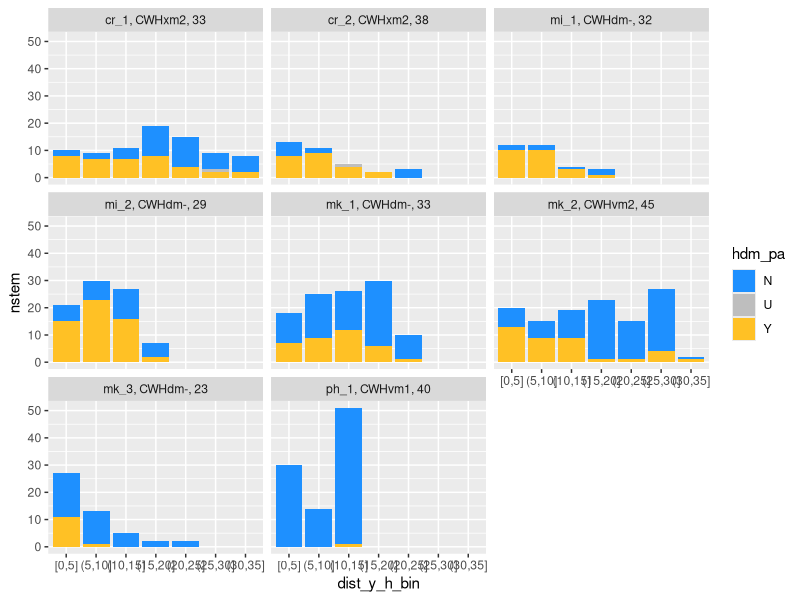
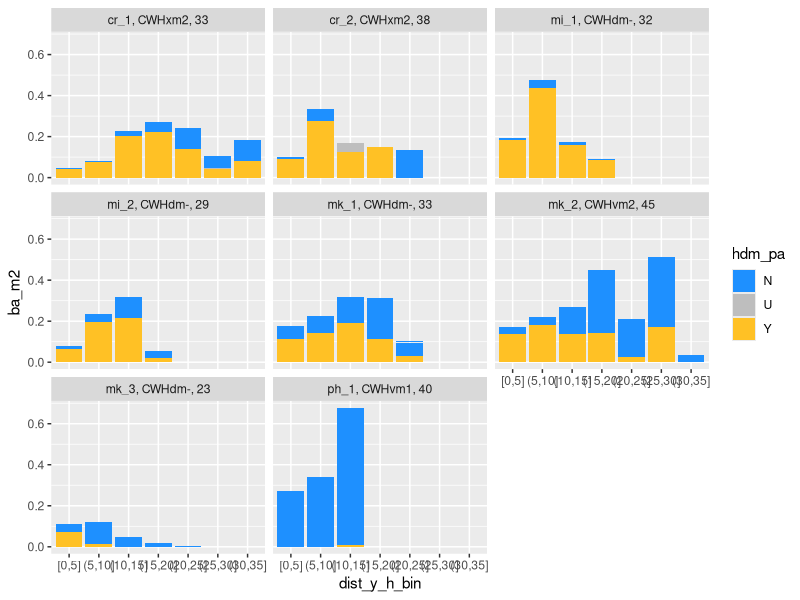
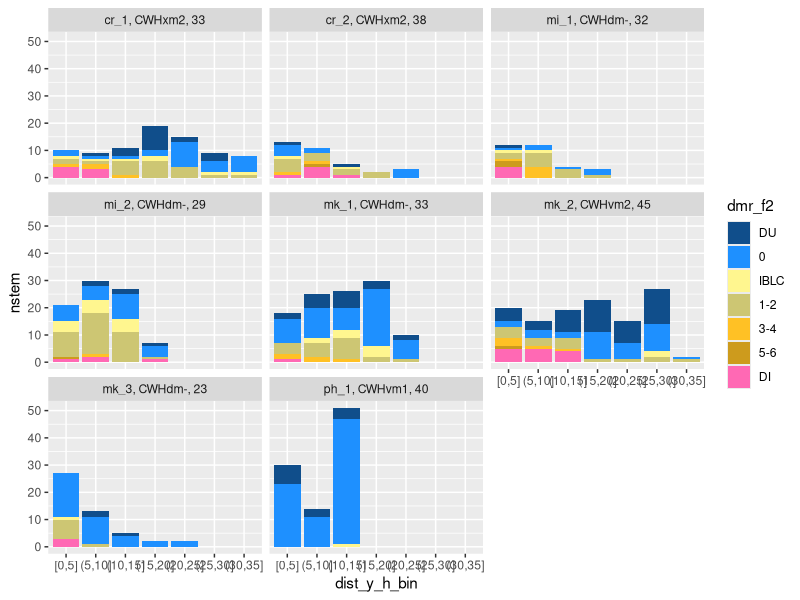
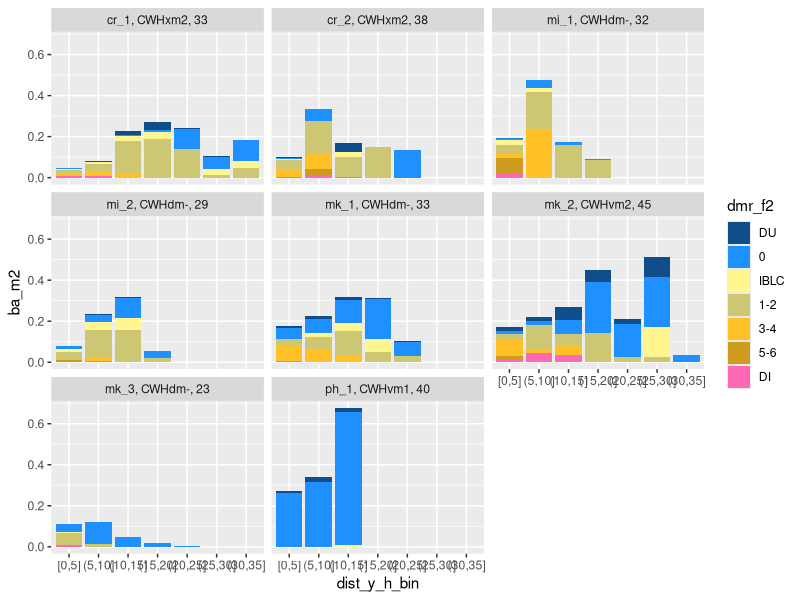
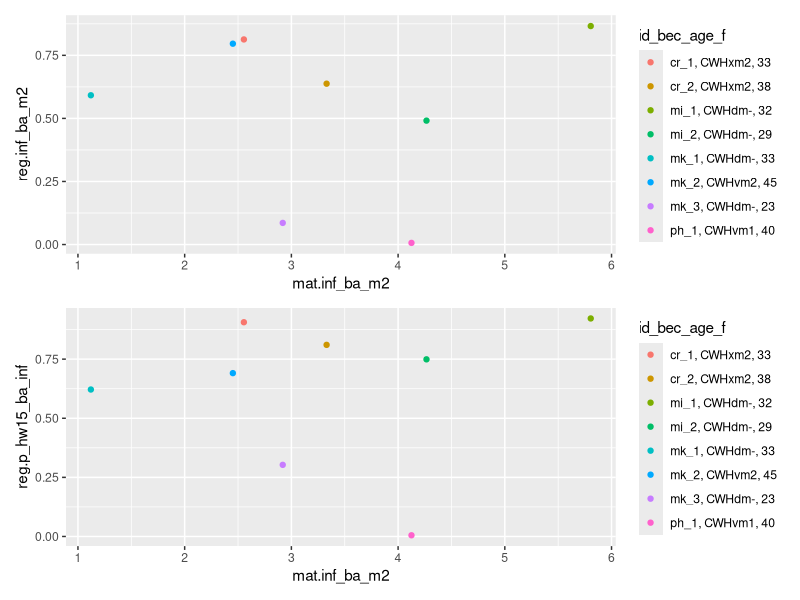
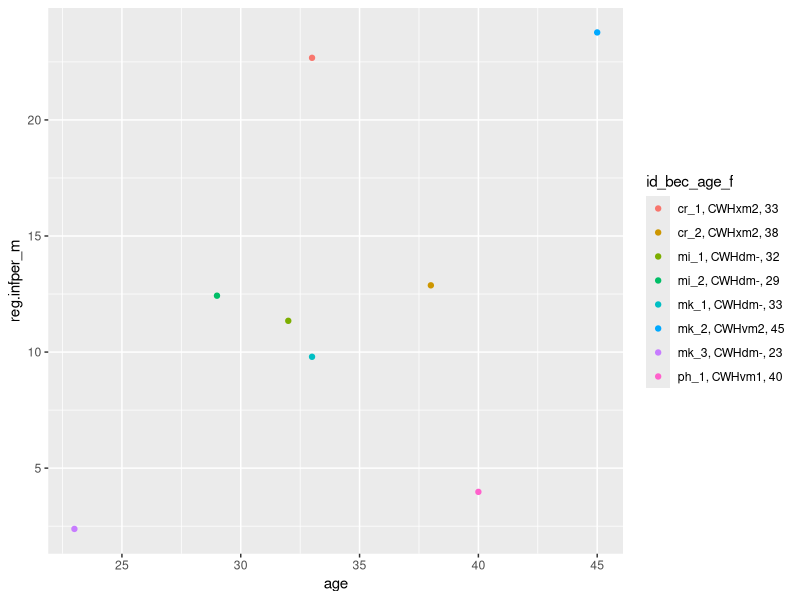

The R script that drew these images, in order: (Note: this script raises an error after producing the figures.)
## ---- chunk 1
rm(list=ls(all=TRUE))

#Load packages
library(tidyverse)
library(RColorBrewer)
library(ggrepel)
library(patchwork)
## ---- chunk 2
####Read in data and inspect it
##Dataset 1: site data. 
#This contains variables at the site level. The key pieces for analysis are: year harvested and CWH subzone
site <- read_csv("data/cleaned/site data.csv")
str(site)
summary(site)

##Create some variables to use in summary tables and figures
#Calculate approximate age of regen. Sites assessed in 2023 so age = 2023 - year harvested
site <- site %>% mutate(age = 2023-yr_har)
site$age #luckily, got pretty good spread

#Create a single variable from all the pieces of a BEC zone
site <- site %>% unite(col = bec, sep = "", c("bec_z", "bec_sz", "bec_var"), remove = FALSE)

#Create a variable that combines site_id, bec, and regen age 
site <- site %>% unite(col = id_bec_age_f, sep = ", ", 
                       c("site_id", "bec", "age"), 
                       remove = FALSE) %>% 
  mutate(id_bec_age_f = factor(id_bec_age_f))

#Make cluster, bec and id_bec_age_f factors
site <- site %>% mutate(across(c(cluster, bec, id_bec_age_f), ~as.factor(.)))
str(site)

##Dataset 2: tree data
#This contains data for each measured tree (mature and regen trees). 
#Treats assessed_by var as a logical for some reason and throws up an error. Not a problem and not going to use this var
trees <- read_csv("data/workflow/trees_mapped.csv")
str(trees)
summary(trees)

#Convert factor vars to factors: 
trees <- trees %>% mutate(across(
  c(site_id, spp, status, hdm_pa, b_lc, 
    broom_pa, broom_pos, stem_pa, crown_class, crown_cond, outside_10, assessed_by, tree_type, dmr_f),
  ~as.factor(.)))

#Convert plot_id and dmrs to integers
trees <- trees %>% mutate(across(
  c(plot_id, dmr_l, dmr_m, dmr_u, dmr), ~as.integer(.)))

str(trees)

#Create new factor dmr variable that has fewer levels and ascends logically from healthy to most infected
levels(trees$dmr_f)
trees <- trees %>% mutate(dmr_f2 = case_when((dmr_f =="1" | dmr_f=="2") ~ "1-2", (dmr_f =="3" | dmr_f=="4") ~ "3-4", (dmr_f =="5" | 
                                    dmr_f=="6") ~ "5-6", .default = dmr_f))
trees <- trees %>% mutate(dmr_f2 = factor(dmr_f2, levels = c("-", "DU", "0","IBLC", "1-2", "3-4", "5-6", "DI")))
summary(trees$dmr_f2)

#Join some site level variables to tree data: 
trees <- left_join(trees, select(site, cluster, 
                                 bec, id_bec_age_f, age, site_id), by="site_id")
## ---- chunk 3
#spp colours Ba, Cw, Fd, Hw
colors_spp = c("burlywood1", "firebrick", "burlywood4", "dodgerblue")

#hdm_pa colours. Didn't include a colour for non-Hw trees because not creating any plots with them and this variable here. 
levels(trees$hdm_pa)
colors_hdm_pa <- c("dodgerblue", "grey", "goldenrod1")

#dmr_f2 colours. Didn't include a colour for non-Hw trees because not creating any plots with them and this variable here. 
levels(trees$dmr_f2)
colors_dmr_f2 = c("dodgerblue4", "dodgerblue", "khaki1", "khaki3", "goldenrod1", "goldenrod3", "hotpink")
## ---- chunk 4
####Read in climate data
#Data downloaded from ClimateBC (https://climatebc.ca/mapVersion, 24 Jun 2024). ClimateBCv7.50. Period: Normal_1991_2020
climate <- read_csv('./data/raw/hdm_climdata.csv') #raw data from climateBC

####Check coordinates were inputted correctly, then join site_ids 
#Sites are identified by coordinates in the climate dataset. Check they are right before joining site_ids
site <- site %>% mutate(dd_X_r = round(dd_X, digits = 4), #round number of decimals to match climateBC rounding
                        dd_Y_r = round(dd_Y, digits = 5))
x <- site$dd_X_r - climate$long
y <- site$dd_Y_r - climate$Lat
print(x); print(y)
#Good, almost al 0s, just one that is different by 1 x 10e-4 (a rounding error)

#Join site_id, bec and cluster by latitude values
climate <- left_join(climate, select(site, site_id, cluster, bec, dd_Y_r), by = c("Lat" = "dd_Y_r"))

#move site_id to the front
climate <- climate %>% select(site_id, cluster, bec, everything())

#### Define climate variables that were in Bianca's paper
#Descriptions of these variables and whether they are exact matches or approximiations of variables used in paper are in: /Users/hannosoutham/Library/CloudStorage/OneDrive-UBC(1)/Msc/Thesis/ch1.docx

#1 Growing degree days
climate <- climate %>% rowwise() %>% mutate(DD5_gs = sum(c_across(DD5_sp:DD5_at)))
select(climate, DD5, DD5_gs)

#2 Growing season radians
climate <- climate %>% rowwise() %>% mutate(Rad_gs = mean(c_across(Rad_sp:Rad_at)))
select(climate, MAR, Rad_gs)

#3 Lowest average minimum monthly temperature (Tmin_wt)
# find lowest Tmin value across all months
climate <- climate %>% rowwise() %>% mutate(Tmin_all = min(c_across(Tmin_01:Tmin_12)))
select(climate, Tmin_wt, Tmin_all)

#4 Standard deviation of lowest average minimum monthly temperature  
# calculate the standard deviation in Tmin across all of the months
climate <- climate %>% rowwise() %>% mutate(Tmin_sd = sd(c_across(Tmin_01:Tmin_12)))
select(climate, Tmin_sd)

#5 Snow (PAS) 
select(climate, MAP, PAS)

#6 Rain
climate <- climate %>% mutate(PAR = MAP-PAS)
select(climate, MAP, PAR, PAS)

#7 Lowest average spring monthly temperature
# Find lowest Tmin value between May and June
climate <- climate %>% rowwise() %>% mutate(Tmin_mj = min(c_across(Tmin_05:Tmin_06)))
select(climate, Tmin_mj)

#8 Lowest average fall monthly temperature (Tmin_at)
# Find the lowest Tmin value between August and September
climate <- climate %>% rowwise() %>% mutate(Tmin_as = min(c_across(Tmin_08:Tmin_09)))
select(climate, Tmin_as)

####Create clean dataset
#Pull out the variables described above
#Also include MAT (mean annual temperature), TD (temperature difference between mean coldest month temperature and mean warmest month temperature) and MAP (mean annual precipitation) because they are good descriptors
climate <- climate %>% 
  select(site_id, cluster, bec, MAT, TD, MAP, PAR, PAS, DD5_gs, Rad_gs, 
         Tmin_all, Tmin_sd, Tmin_mj, Tmin_as) #select the varaibles of interest
print(climate)

#Export this as a table for thesis
# write_csv(climate, "./tables/site_climate.csv")

####Graph this
#Create a long dataframe so a variables can be plotted in one go
# clim_g <- climate %>% 
#   pivot_longer(MAT:Tmin_as, names_to = "climvar", values_to = "climval")
# 
# #Create a plot
# ggplot(clim_g, aes(x=cluster, y=climval, label=site_id, color = bec)) + 
#   geom_text_repel() +
#   geom_point() + 
#   facet_wrap(~climvar, scales = "free_y") +
#   theme_classic() + 
#   theme(axis.text.x = element_text(angle = 90, 
#                                    hjust = 1, vjust = 0.5)) +  # Rotate x-axis labels
#   scale_x_discrete(labels = function(x) str_replace_all(x, " ", "\n")) #add a line break wherever there is a space
## ---- chunk 5
#Calculate basal area for each tree in m^2 (m^2 is how its usually expressed at the tree level)
##https://en.wikipedia.org/wiki/Basal_area
trees <- trees %>% mutate(ba_m2 = pi*((dbh/100)/2)^2)

#Create bins of diameter classes from dbh
##Default is for intervals to be half-open. They include the upper bound but not the lower bound. e.g. (10,20] includes 20 but (20, 30] does not
## https://stackoverflow.com/questions/41304960/how-to-create-breaks-using-the-cut-function-without-numbers-overlapping
max(trees$dbh)
trees <- trees %>% mutate(dbh_bin = cut(dbh, breaks = c(0, 10, 20, 30, 40, 50, 60, 70, 80, 
                                                        90, 100, 110, 120, 130, 140, 150, 
                                                        160, 170, 180, 190, 200), 
                                        include.lowest = TRUE))

#Create dataset thats comparable between sites. Need to do two things: 
##At a few sites we mapped mature trees up to 15m from the edge, when the standard was 10m. Need to remove extra trees mapped outside 10m. 
##Regen transects are variable length. Filter to just trees within 15m (the shortest transect) so that we are comparing the same transect footprint at each site
trees_comp <- trees %>% filter(outside_10 =="N" | is.na(outside_10)) %>%
  filter(dist_y_h<=15 | is.na(dist_y_h))

#Subdivide data into mature and regen components
##Mature
mature_comp <- trees_comp %>% filter(tree_type=="mature") #mature trees
##Regen
regen_15 <- trees_comp %>% filter(tree_type == "regen") #regen trees 
## ---- chunk 6
#Calculate some basic site level metrics: basal area, number of stems
##Regen
##Regen transect footprint = 15x5m=75m2=0.0075ha (but three transects/site) so 0.0075*3 = 0.0225ha 
reg.ba_nstem <- regen_15 %>% group_by(id_bec_age_f) %>% 
  summarise(reg.tot_ba_m2 = sum(ba_m2),  reg.nstem = n()) #calculate total BA and number of stems
reg.ba_nstem <- reg.ba_nstem %>% mutate(reg.tot_ba_m2ha = reg.tot_ba_m2/0.0225, 
                                     reg.nstem_ha = reg.nstem/0.0225) #Add a columns with per hectare numbers for easy reading

##Mature
##Mature component footprint = 55x10m =550m2=0.055ha. 
mat.ba_nstem <- mature_comp %>% group_by(id_bec_age_f) %>% 
  summarise(mat.tot_ba_m2 = sum(ba_m2),  mat.nstem = n()) #calculate total BA and number of stems
mat.ba_nstem <- mat.ba_nstem %>% mutate(mat.tot_ba_m2ha = mat.tot_ba_m2/0.055, 
                                     mat.nstem_ha = mat.nstem/0.055) #Add a columns with per hectare numbers for easy reading

#Join these to site table
site <- left_join(site, reg.ba_nstem, by="id_bec_age_f")
site <- left_join(site, mat.ba_nstem, by="id_bec_age_f")

#Create a summary table, see how they compare:
site %>% select(id_bec_age_f, reg.tot_ba_m2ha, reg.nstem_ha) %>% 
  arrange(reg.tot_ba_m2ha)
site %>% select(id_bec_age_f, mat.tot_ba_m2ha, mat.nstem_ha) %>% 
  arrange(mat.tot_ba_m2ha)
####################

#Create a summary of dbh at each site
##Calculate the 25th percentile, median and 75th percentile
reg.dbh <- regen_15 %>% group_by(id_bec_age_f) %>% 
  summarise(reg.dbh_25perc = quantile(dbh, probs = .25),
            reg.dbh_med = quantile(dbh, probs = .50),
            reg.dbh_75perc = quantile(dbh, probs = .75)) #calculate total BA and number of

mat.dbh <- mature_comp %>% group_by(id_bec_age_f) %>% 
  summarise(mat.dbh_25perc = quantile(dbh, probs = .25),
            mat.dbh_med = quantile(dbh, probs = .50),
            mat.dbh_75perc = quantile(dbh, probs = .75)) #calculate total BA and number of

#Do the same but just for Hw
reg.hw_dbh <- regen_15 %>% filter(spp=="Hw") %>% group_by(id_bec_age_f) %>% 
  summarise(reg.dbh_hw_25perc = quantile(dbh, probs = .25),
            reg.dbh_hw_med = quantile(dbh, probs = .50),
            reg.dbh_hw_75perc = quantile(dbh, probs = .75)) #calculate total BA and number of

mat.hw_dbh <- mature_comp %>% filter(spp=="Hw") %>% group_by(id_bec_age_f) %>% 
  summarise(mat.dbh_hw_25perc = quantile(dbh, probs = .25),
            mat.dbh_hw_med = quantile(dbh, probs = .50),
            mat.dbh_hw_75perc = quantile(dbh, probs = .75)) #calculate total BA and number of

#Join these back to the site dataframe
site <- left_join(site, reg.dbh, by="id_bec_age_f")
site <- left_join(site, mat.dbh, by="id_bec_age_f")
site <- left_join(site, reg.hw_dbh, by="id_bec_age_f")
site <- left_join(site, mat.hw_dbh, by="id_bec_age_f")
####################

#Now break down basal area and nstem, by species and diameter class.
##Bit of a messy table, but graphed below
reg.struc <- regen_15 %>% group_by(id_bec_age_f, spp, dbh_bin) %>% 
  summarise(ba_m2 = sum(ba_m2), nstem = n()) %>% 
  complete(dbh_bin, fill=list(ba_m2=0, nstem=0)) #add 0s in places there was no trees
mat.struc <- mature_comp %>% group_by(id_bec_age_f, spp, dbh_bin) %>% 
  summarise(ba_m2 = sum(ba_m2), nstem = n()) %>% 
  complete(dbh_bin, fill=list(ba_m2=0, nstem=0))#add 0s in places there was no trees

#Filter to the four dominant conifer species (hemlock (Hw) cedar (Cw), douglas fir (Fd) and amabilis fir (Ba)) to make comparisons easier.
##First check what percentage of the BA and # of stems Hw, Cw, Fd and Ba make up together (also add Hw alone because its focal species)
###Regen
reg.hwcwfdba_ba_m2 <- reg.struc %>% filter(spp %in% c("Hw", "Cw", "Fd", "Ba")) %>% group_by(id_bec_age_f) %>% 
  summarise(reg.hwcwfdba_ba_m2 = sum(ba_m2)) #calculate total BA of Hw, Cw, Fd and Ba at each site
reg.hwcwfdba_nstem <- reg.struc %>% filter(spp %in% c("Hw", "Cw", "Fd", "Ba")) %>% group_by(id_bec_age_f) %>% 
  summarise(reg.hwcwfdba_nstem = sum(nstem)) #calculate total # of stems of Hw, Cw, Fd and Ba at each site
reg.hw_ba_m2 <- reg.struc %>% filter(spp == "Hw") %>% group_by(id_bec_age_f) %>% 
  summarise(reg.hw_ba_m2 = sum(ba_m2)) #calculate BA of Hw at each site
reg.hw_nstem <- reg.struc %>% filter(spp == "Hw") %>% group_by(id_bec_age_f) %>% 
  summarise(reg.hw_nstem = sum(nstem)) #calculate number of Hw trees at each site

###Join variables back to site data
site <- left_join(site, reg.hwcwfdba_ba_m2, by="id_bec_age_f")
site <- left_join(site, reg.hwcwfdba_nstem, by="id_bec_age_f")
site <- left_join(site, reg.hw_ba_m2, by="id_bec_age_f")
site <- left_join(site, reg.hw_nstem, by="id_bec_age_f")
site <- site %>% mutate(reg.p_ba_hwcwfdba = reg.hwcwfdba_ba_m2/reg.tot_ba_m2, #proportion BA Hw, Fd, Cw Ba
                        reg.p_stem_hwcwfdba = reg.hwcwfdba_nstem/reg.nstem, #proportion stems Hw, Fd, Cw Ba
                        reg.p_ba_hw = reg.hw_ba_m2/reg.tot_ba_m2, #proportion BA Hw
                        reg.p_stem_hw = reg.hw_nstem/reg.nstem) #proportion stems Hw
###Mature
mat.hwcwfdba_ba_m2 <- mat.struc %>% filter(spp %in% c("Hw", "Cw", "Fd", "Ba")) %>% group_by(id_bec_age_f) %>% 
  summarise(mat.hwcwfdba_ba_m2 = sum(ba_m2)) #calculate total BA of just Hw, Cw, Fd and Ba
mat.hwcwfdba_nstem <- mat.struc %>% filter(spp %in% c("Hw", "Cw", "Fd", "Ba")) %>% group_by(id_bec_age_f) %>% 
  summarise(mat.hwcwfdba_nstem = sum(nstem)) #calculate total # of stems of Hw, Cw, Fd and Ba at each site
mat.hw_ba_m2 <- mat.struc %>% filter(spp == "Hw") %>% group_by(id_bec_age_f) %>% 
  summarise(mat.hw_ba_m2 = sum(ba_m2)) #calculate BA of Hw
mat.hw_nstem <- mat.struc %>% filter(spp == "Hw") %>% group_by(id_bec_age_f) %>% 
  summarise(mat.hw_nstem = sum(nstem)) #calculate number of Hw trees at each site

###Join variables back to site data
site <- left_join(site, mat.hwcwfdba_ba_m2, by="id_bec_age_f")
site <- left_join(site, mat.hwcwfdba_nstem, by="id_bec_age_f")
site <- left_join(site, mat.hw_ba_m2, by="id_bec_age_f")
site <- left_join(site, mat.hw_nstem, by="id_bec_age_f")
site <- site %>% mutate(mat.p_ba_hwcwfdba = mat.hwcwfdba_ba_m2/mat.tot_ba_m2, #proportion BA Hw, Fd, Cw Ba
                        mat.p_stem_hwcwfdba = mat.hwcwfdba_nstem/mat.nstem, #proportion stems Hw, Fd, Cw Ba
                        mat.p_ba_hw = mat.hw_ba_m2/mat.tot_ba_m2, #proportion BA Hw
                        mat.p_stem_hw = mat.hw_nstem/mat.nstem) #proportion stems Hw

##Create summary table. Hw, Cw, Fd and Ba make up between 78-100% of regen basal area, and 88-100% of mature basal area. So only visualizing them seems reasonable.
## Hw makes up between 12 and 95% in regen and between 10% and 97% in mature component. Two Ucluelet sites (ph_2 and ph_3) are outliers, with low Hw percentages. Spread of Hw percentage more continuous in mature; in regen, most sites have >70% Hw and only ph_2 and ph_3 are <50%. 
site %>% select(id_bec_age_f, reg.tot_ba_m2, reg.hwcwfdba_ba_m2, reg.hw_ba_m2, reg.p_ba_hwcwfdba, reg.p_ba_hw) %>% 
  arrange(reg.tot_ba_m2)
site %>% select(id_bec_age_f, mat.tot_ba_m2, mat.hwcwfdba_ba_m2, mat.hw_ba_m2, mat.p_ba_hwcwfdba, mat.p_ba_hw) %>% 
  arrange(mat.tot_ba_m2)

##Filter
reg.struc <- filter(reg.struc, spp %in% c("Hw", "Cw", "Fd", "Ba"))
mat.struc <- filter(mat.struc, spp %in% c("Hw", "Cw", "Fd", "Ba"))

#Make some plots:
levels(reg.struc$spp)
##Regen
# reg.struc <- reg.struc %>% filter(ba_m2>0) #Remove rows with 0 because R will plot all dbh intervals (up to 180cm)
# ggplot(reg.struc, aes(x=dbh_bin, y=nstem, fill=spp)) + geom_bar(position="stack", stat="identity") + 
#   facet_wrap(vars(id_bec_age_f)) + scale_fill_manual(values = colors_spp)
# ggplot(reg.struc, aes(x=dbh_bin, y=ba_m2, fill=spp)) + geom_bar(position="stack", stat="identity") + 
#   facet_wrap(vars(id_bec_age_f)) + scale_fill_manual(values = colors_spp)

##Mature
# mat.struc <- mat.struc %>% filter(ba_m2>0) #Remove rows with 0 because R will plot all dbh intervals (up to 180cm)
# ggplot(mat.struc, aes(x=dbh_bin, y=nstem, fill=spp)) + geom_bar(position="stack", stat="identity") + 
#   facet_wrap(vars(id_bec_age_f)) + scale_fill_manual(values = colors_spp)
# ggplot(mat.struc, aes(x=dbh_bin, y=ba_m2, fill=spp)) + geom_bar(position="stack", stat="identity") + 
#   facet_wrap(vars(id_bec_age_f)) + scale_fill_manual(values = colors_spp)

##############

#Assemble summary table for thesis
##Pull together variables
comp_size <-
  select(
    .data = site, 
    site_id,
    reg.tot_ba_m2,
    mat.tot_ba_m2,
    reg.tot_ba_m2ha,
    mat.tot_ba_m2ha,
    reg.nstem,
    mat.nstem,
    reg.nstem_ha,
    mat.nstem_ha,
    reg.hw_ba_m2,
    mat.hw_ba_m2,
    reg.p_ba_hw,
    mat.p_ba_hw,
    reg.hw_nstem,
    mat.hw_nstem,
    reg.p_stem_hw,
    mat.p_stem_hw,
    reg.dbh_25perc,
    mat.dbh_25perc,
    reg.dbh_med,
    mat.dbh_med,
    reg.dbh_75perc,
    mat.dbh_75perc,
    reg.dbh_hw_25perc,
    mat.dbh_hw_25perc,
    reg.dbh_hw_med,
    mat.dbh_hw_med,
    reg.dbh_hw_75perc,
    mat.dbh_hw_75perc
  )

#Pivot the table longer so every measured variable has one column and two rows, one for mature trees and one for regen trees
comp_size <- comp_size %>% pivot_longer(cols = -site_id, names_to = c("tree_type", ".value"), names_sep = "\\.")
comp_size <- comp_size %>% mutate(tree_type = case_when(tree_type == "reg" ~ "regen", #recode tree_type
                                                        tree_type == "mat" ~ "mature"))

#Export table
#Export this as a table for thesis
# write_csv(comp_size, "./tables/comp_size.csv")
## ---- chunk 7
#Filter to just Hw and Ba trees because these are the only ones we are considering "significant hosts"
mat.hwba <- mature_comp %>% filter(spp %in% c("Hw", "Ba"))
mat.hwba_summary <- mat.hwba %>% group_by(id_bec_age_f) %>% 
  summarise(mat.hwba_ba_m2 = sum (ba_m2), mat.hwba_nstem = n()) #calculate summary statistics
site <- left_join(site, mat.hwba_summary, by="id_bec_age_f") #add summary stats back to site data

#Start simple and calculate the basal area and number of infected trees at each site
mat.inf <- mat.hwba %>% filter(hdm_pa =="Y") %>% group_by(id_bec_age_f) %>% 
  summarise(mat.inf_ba_m2 = sum(ba_m2), mat.inf_nstem = n()) #infected
site <- left_join(site, mat.inf, by="id_bec_age_f") #join variables back to site data
site <- site %>% mutate(mat.p_hwba_ba_inf = mat.inf_ba_m2/mat.hwba_ba_m2, 
                        mat.p_hwba_nstem_inf = mat.inf_nstem/mat.hwba_nstem) #calculate the proportion of signifcant hosts (Hw and Ba) stems and basal area that are infected at each site

#Create a summary table. 
site %>% select(id_bec_age_f, mat.tot_ba_m2, mat.hwba_ba_m2, mat.inf_ba_m2, mat.p_hwba_ba_inf) %>% #summary table sorted by proportion of BA infected
  arrange(mat.p_hwba_ba_inf) 
site %>% select(id_bec_age_f, mat.nstem, mat.hwba_nstem, mat.inf_nstem, mat.p_hwba_nstem_inf) %>% #summary table sorted by proportion of BA infected
  arrange(mat.p_hwba_nstem_inf) 

#Now calculate basal area and # of stems by dmr
mat.dmr <- mat.hwba %>% group_by(site_id, dmr_f2) %>% summarise(ba_m2 = sum(ba_m2), nstem =n()) %>% 
  complete(dmr_f2, fill=list(ba_m2=0, nstem=0))
mat.dmr <- mat.dmr %>% filter(dmr_f2 != "-")
mat.dmr <- pivot_wider(mat.dmr, names_from = dmr_f2, values_from = c(ba_m2, nstem))

#Create table for thesis
mat_infection <- site %>% select(site_id, mat.tot_ba_m2, mat.nstem, mat.inf_ba_m2, mat.inf_nstem, mat.p_hwba_ba_inf,
                                 mat.p_hwba_nstem_inf)
mat_infection <- left_join(mat_infection, mat.dmr, by = "site_id")

#Export this for thesis
# write_csv(mat_infection, "./tables/mat_infection.csv")
# 
# #Now graph infection and DMR across dbh distributions
# ##Break down basal area and # stems by site, presence/absece of hdm and diameter class
# mat.hdmpa_dbh <- mat.hwba %>% group_by(id_bec_age_f, hdm_pa, dbh_bin) %>% 
#   summarise(ba_m2 = sum(ba_m2), nstem = n()) %>% complete(dbh_bin, fill=list(ba_m2=0, nstem=0))
# 
# ##Graph this across diameter classes
# mat.hdmpa_dbh <- mat.hdmpa_dbh %>% filter(ba_m2>0) #Remove rows with 0 because R will plot all dbh intervals (up to 180cm)
# ggplot(mat.hdmpa_dbh, aes(x=dbh_bin, y=nstem, fill=hdm_pa)) + geom_bar(position="stack", stat="identity") + 
#   facet_wrap(vars(id_bec_age_f)) + scale_fill_manual(values = colors_dmr_f2)
# ggplot(mat.hdmpa_dbh, aes(x=dbh_bin, y=ba_m2, fill=hdm_pa)) + geom_bar(position="stack", stat="identity") + 
#   facet_wrap(vars(id_bec_age_f)) + scale_fill_manual(values = colors_dmr_f2)
# 
# ##Do the same but by DMR
# mat.dmr_dbh <- mat.hwba %>% group_by(id_bec_age_f, dmr_f2, dbh_bin) %>% 
#   summarise(ba_m2 = sum(ba_m2), nstem = n()) %>% complete(dbh_bin, fill=list(ba_m2=0, nstem=0))
# 
# ##Graph this across diameter classes
# mat.dmr_dbh <- mat.dmr_dbh %>% filter(ba_m2>0) #Remove rows with 0 because R will plot all dbh intervals (up to 180cm)
# ggplot(mat.dmr_dbh, aes(x=dbh_bin, y=nstem, fill=dmr_f2)) + geom_bar(position="stack", stat="identity") + 
#   facet_wrap(vars(id_bec_age_f)) + scale_fill_manual(values = colors_dmr_f2)
# ggplot(mat.dmr_dbh, aes(x=dbh_bin, y=ba_m2, fill=dmr_f2)) + geom_bar(position="stack", stat="identity") + 
#   facet_wrap(vars(id_bec_age_f)) + scale_fill_manual(values = colors_dmr_f2)
## ---- chunk 8
#Create dataset of just Hw regen trees (our species of interest)
reg.hw <- trees %>% filter(tree_type == "regen" & spp=="Hw") #Hemlock regen trees 

#Calculate the infection perimeter at each site
##Use the 90th percentile to do this. This metric is: the distance from the edge below which 90% of the infected Hw trees occur, averaged across the three transects at a site
reg.infper <- reg.hw %>% group_by(id_bec_age_f, plot_id, hdm_pa) %>% 
  summarise(reg.infper = quantile(dist_y_h, probs = 0.9)) %>% 
  complete(hdm_pa, fill=list(reg.infper=0)) #get infection perimeter for each transect, grouped by hdm_pa
reg.infper <- reg.infper %>% filter(hdm_pa == "Y") #filter to infected trees, can't filter first because we want to keep transects with no infection (i.e 0 is a valid value) 
range(reg.infper$reg.infper) #0's kept
reg.infper <- reg.infper %>% group_by(id_bec_age_f) %>% 
  summarise(reg.infper_m = mean(reg.infper), 
            reg.infper_sd = sd(reg.infper)) #get site level estimates of mean infection perimeter and its standard deviation
##Join these back to the site dataframe
site <- left_join(site, reg.infper, by="id_bec_age_f")

#Then calculate basal area and number of stems infected at each site
reg.inf <- reg.hw %>% filter(hdm_pa =="Y") %>% 
  group_by(id_bec_age_f) %>% summarise(reg.inf_ba_m2 = sum(ba_m2), reg.inf_nstem = n()) #infected Hw, full transect length
reg.15_hw <- regen_15 %>% filter(spp == "Hw") %>% group_by(id_bec_age_f) %>% 
  summarise(reg.15_hw_ba_m2 = sum(ba_m2), reg.15_hw_nstem = n()) #all Hw, first 15m
reg.15_inf <- regen_15 %>% filter(spp == "Hw" & hdm_pa =="Y") %>% 
  group_by(id_bec_age_f) %>% summarise(reg.15_inf_ba_m2 = sum(ba_m2), reg.15_inf_nstem = n()) #infected Hw, first 15m
site <- left_join(site, reg.inf, by="id_bec_age_f") #join variables back to site data
site <- left_join(site, reg.15_hw, by="id_bec_age_f")
site <- left_join(site, reg.15_inf, by="id_bec_age_f")
site <- site %>% mutate(reg.p_hw15_ba_inf = reg.15_inf_ba_m2/reg.15_hw_ba_m2,
                        reg.p_hw15_nstem_inf = reg.15_inf_nstem/reg.15_hw_nstem)

#Now look at the distribution of infection by dmr rating
##Start by computing stand dmr and dmi for each site
##stand dmr = average dmr for all susceptible trees, defined here as Hw trees (excluding Ba because they only occur on one site)
##note: the way these are calculated, dead trees are excluded (whether they are infected or not) and trees infected only below live crown are considered dmr 0 
##stand dmi = average dmr of all infected susceptible trees, a measure of severity
##note: similarly, infected dead trees are excluded) and trees infected only below live crown are considered dmr 0 
reg.s_dmr <- reg.hw %>% group_by(site_id) %>% summarise(reg.s_dmr = mean(dmr, na.rm = T))
reg.s_dmi <- reg.hw %>% filter(status %in% c("LS", "LL", "LF") & hdm_pa == "Y") %>% 
  group_by(site_id) %>% summarise(reg.s_dmi = mean(dmr, na.rm = T))

##Join these back to the site table
site <- left_join(site, reg.s_dmr, by="site_id")
site <- left_join(site, reg.s_dmi, by="site_id")

#Now find the basal area and number of stems in each dmr class
reg.dmr <- reg.hw %>% group_by(site_id, dmr_f2) %>% summarise(ba_m2 = sum(ba_m2), nstem =n()) %>% 
  complete(dmr_f2, fill=list(ba_m2=0, nstem=0))
reg.dmr <- reg.dmr %>% filter(dmr_f2 != "-")
reg.dmr <- pivot_wider(reg.dmr, names_from = dmr_f2, values_from = c(ba_m2, nstem))

#Create a summary table and export it for thesis
reg_infection <- site %>% select(site_id, reg.infper_m, reg.infper_sd, reg.tot_ba_m2, reg.nstem, reg.hw_ba_m2, reg.hw_nstem, 
                                  reg.15_hw_ba_m2, reg.15_hw_nstem, reg.inf_ba_m2, reg.inf_nstem, 
                                  reg.15_inf_ba_m2, reg.p_hw15_ba_inf, reg.15_inf_nstem, reg.p_hw15_nstem_inf, reg.s_dmr,
                                  reg.s_dmi)
reg_infection <- left_join(reg_infection, reg.dmr, by="site_id")

#write_csv(reg_infection, "./tables/reg_infection.csv")

#Create some exploratory graphs of the regen level infection metrics
##Plot set 1: dual axis plot looking at infection perimeter and basal area infected
##Need to set a scale factor for second axis. basal area about 24 times smaller than infper values, so times by 24
scale <- 24
p.infper_ba <- ggplot(site, aes(x=site_id, y=reg.infper_m)) + 
  geom_point(aes(color = "infection perimeter (m2)")) +
  geom_point(aes(y=reg.inf_ba_m2*scale, color = "basal area infected (m2)")) +
  scale_y_continuous(sec.axis = sec_axis(~./scale, name="basal area infected (m2)"))

#Plot set 2: basic distribution of dmr by site
g.reg_dmr <- reg.hw %>% group_by(site_id, dmr_f2) %>% summarise(ba_m2 = sum(ba_m2), nstem =n()) %>% 
  complete(dmr_f2, fill=list(ba_m2=0, nstem=0))
g.reg_dmr <- g.reg_dmr %>% filter(dmr_f2 != "-")
p.reg_dmr_ba <- ggplot(g.reg_dmr, aes(x=dmr_f2, y=ba_m2, fill = dmr_f2)) + geom_bar(position="stack", stat="identity") +
  facet_wrap(vars(site_id)) + scale_fill_manual(values = colors_dmr_f2)
p.reg_dmr_nstem <- ggplot(g.reg_dmr, aes(x=dmr_f2, y=nstem, fill = dmr_f2)) + geom_bar(position="stack", stat="identity") +
  facet_wrap(vars(site_id)) + scale_fill_manual(values = colors_dmr_f2)

#Plot set 3: basal area and number of stems infected as function of distance from the edge
##Break up dist_y_h into intervals. Need these to make barcharts
summary(reg.hw$dist_y_h)
reg.hw <- reg.hw %>% mutate(dist_y_h_bin = cut(dist_y_h, breaks = c(0, 5, 10, 15, 20, 25, 30, 35), include.lowest = TRUE))
levels(reg.hw$dist_y_h_bin)

##Summarize basal area and the # stems by site, presence/absence of hdm and distance from the edge (in the 5m intervals created above)
reg.hdmpa_disty <- reg.hw %>% group_by(id_bec_age_f, hdm_pa, crown_class, dist_y_h_bin) %>% 
  summarise(ba_m2 = sum(ba_m2), nstem = n()) %>% 
  complete(dist_y_h_bin, fill=list(ba_m2=0, nstem=0))

##Plot nstem and basal area vs. distance from the edge, coloured by presence/absence of hdm infection
ggplot(reg.hdmpa_disty, aes(x=dist_y_h_bin, y=nstem, fill=hdm_pa)) + geom_bar(position="stack", stat="identity") + 
  facet_wrap(vars(id_bec_age_f)) + scale_fill_manual(values = colors_hdm_pa)
ggplot(reg.hdmpa_disty, aes(x=dist_y_h_bin, y=ba_m2, fill=hdm_pa)) + geom_bar(position="stack", stat="identity") + 
  facet_wrap(vars(id_bec_age_f)) + scale_fill_manual(values = colors_hdm_pa)

##Do the same but with DMR. 
reg.dmr_disty <- reg.hw %>% group_by(id_bec_age_f, dmr_f2, crown_class, dist_y_h_bin) %>% 
  summarise(ba_m2 = sum(ba_m2), nstem = n()) %>% 
  complete(dist_y_h_bin, fill=list(ba_m2=0, nstem=0))

##Plot nstem and basal area across distance from the edge, coloured by dmr
ggplot(reg.dmr_disty, aes(x=dist_y_h_bin, y=nstem, fill=dmr_f2)) + geom_bar(position="stack", stat="identity") + 
  facet_wrap(vars(id_bec_age_f)) + scale_fill_manual(values = colors_dmr_f2)
ggplot(reg.dmr_disty, aes(x=dist_y_h_bin, y=ba_m2, fill=dmr_f2)) + geom_bar(position="stack", stat="identity") + 
  facet_wrap(vars(id_bec_age_f)) + scale_fill_manual(values = colors_dmr_f2)

#Plot set 4: basal area infected in mature component to basal area infected in the regen
p.minfba_rinfba <- ggplot(site, aes(x=mat.inf_ba_m2, y=reg.inf_ba_m2, color=id_bec_age_f)) + 
  geom_point()
p.minfba_rpinfba <- ggplot(site, aes(x=mat.inf_ba_m2, y=reg.p_hw15_ba_inf, color=id_bec_age_f)) + 
  geom_point()
print(p.minfba_rinfba/p.minfba_rpinfba)

#Plot set 5: infection perimeter as a function of site age
ggplot(site, aes(x=age, y=reg.infper_m, color=id_bec_age_f)) + 
  geom_point()
## ---- chunk 9
####################################
#Start to build a dataframe at the transect level for plotting
tran <- trees %>% filter(tree_type=="regen") %>% select(site_id, plot_id) %>% 
  distinct() #step 1: two columns, site_id and plot_id
tran <- left_join(tran, select(site, age, cluster, bec_sz, site_id), 
                  by="site_id") #step 2: add site level variables
#step 3: calculate some metrics of spread
#metric 1: 75% percentiles of infected trees for each transect (i.e. the distance where 75% of the infected trees are between there and the mature component)
#metric 2: basal area infected
spread_metrics <- regen %>% filter(hdm_pa == "Y") %>% group_by(plot_id) %>% 
  summarise(q75 = quantile(dist_y_h, probs = c(0.75)), ba_inf=sum(ba_m2))
ba_15_inf <- regen %>% filter(hdm_pa == "Y" & dist_y_h<15) %>% group_by(plot_id) %>% 
  summarise(ba_15_inf = sum(ba_m2))
ba_15_tot <- regen %>% filter(dist_y_h<15) %>% group_by(plot_id) %>% summarise(ba_15_tot = sum(ba_m2))
tran <- left_join(tran, spread_metrics, by="plot_id")
tran <- left_join(tran, ba_15_inf, by="plot_id")
tran <- left_join(tran, ba_15_tot, by="plot_id")
tran <- tran %>% replace_na(list(q75 = 0, ba_inf = 0, ba_15_inf=0)) #replace NAs with 0
tran <- tran %>% mutate(p_ba_15_inf = ba_15_inf/ba_15_tot)

#Scatterplots
ggplot(tran, aes(x=age, y=q75)) + geom_point(aes(col=site_id)) + 
  geom_smooth(method=lm, se = FALSE) + ggtitle("75 percentile dist of infected Hw vs age")
ggplot(filter(tran, site_id!="mk_3"), aes(x=age, y=q75)) + geom_point(aes(col=site_id)) + 
  geom_smooth(method=lm, se = FALSE) + ggtitle("75 percentile dist of infected Hw vs age, minus outlier")
ggplot(tran, aes(x=age, y=ba_inf)) + geom_point(aes(col=site_id)) + 
  geom_smooth(method=lm, se=FALSE) + ggtitle("basal area infected Hw vs age")
ggplot(filter(tran, site_id!="mk_3"), aes(x=age, y=ba_inf)) + geom_point(aes(col=site_id)) + 
  geom_smooth(method=lm, se=FALSE) + ggtitle("basal area infected Hw vs age, minus outlier")
ggplot(tran, aes(x=age, y=p_ba_15_inf)) + geom_point(aes(col=site_id)) + 
  geom_smooth(method=lm, se=FALSE) + ggtitle("basal area infected Hw vs age, minus outlier")
